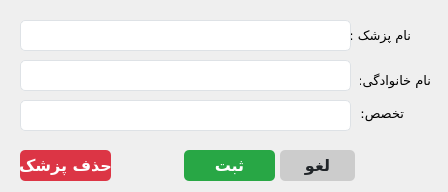
<?xml version="1.0" encoding="UTF-8"?>
<ui version="4.0">
 <class>addEditDeleteDoctor_form</class>
 <widget class="QWidget" name="addEditDeleteDoctor_form">
  <property name="enabled">
   <bool>true</bool>
  </property>
  <property name="geometry">
   <rect>
    <x>0</x>
    <y>0</y>
    <width>448</width>
    <height>192</height>
   </rect>
  </property>
  <property name="minimumSize">
   <size>
    <width>448</width>
    <height>192</height>
   </size>
  </property>
  <property name="maximumSize">
   <size>
    <width>448</width>
    <height>192</height>
   </size>
  </property>
  <property name="font">
   <font>
    <family>Vazirmatn</family>
    <pointsize>12</pointsize>
   </font>
  </property>
  <property name="windowTitle">
   <string> پزشک</string>
  </property>
  <widget class="QPushButton" name="cancel_btn">
   <property name="geometry">
    <rect>
     <x>280</x>
     <y>150</y>
     <width>75</width>
     <height>31</height>
    </rect>
   </property>
   <property name="font">
    <font>
     <family>Vazirmatn</family>
     <pointsize>12</pointsize>
     <weight>75</weight>
     <bold>true</bold>
     <underline>false</underline>
     <strikeout>false</strikeout>
    </font>
   </property>
   <property name="focusPolicy">
    <enum>Qt::StrongFocus</enum>
   </property>
   <property name="styleSheet">
    <string notr="true">QPushButton {
    background-color: #cccccc; /* Light grey */
    color: #212529; /* Dark text */
    border: none;
    border-radius: 5px; /* Rounded corners */
    text-align: center;
    text-decoration: none;
}

QPushButton:hover {
    background-color: #b3b3b3; /* Darker grey on hover */
}

QPushButton:pressed {
    background-color: #999999; /* Even darker grey on press */
}
</string>
   </property>
   <property name="text">
    <string>لغو</string>
   </property>
   <property name="checkable">
    <bool>false</bool>
   </property>
  </widget>
  <widget class="QLabel" name="label_6">
   <property name="geometry">
    <rect>
     <x>360</x>
     <y>70</y>
     <width>71</width>
     <height>20</height>
    </rect>
   </property>
   <property name="font">
    <font>
     <family>Vazirmatn Black</family>
     <pointsize>10</pointsize>
    </font>
   </property>
   <property name="text">
    <string>نام خانوادگی: </string>
   </property>
  </widget>
  <widget class="QLabel" name="label_5">
   <property name="geometry">
    <rect>
     <x>340</x>
     <y>20</y>
     <width>71</width>
     <height>31</height>
    </rect>
   </property>
   <property name="font">
    <font>
     <family>Vazirmatn Black</family>
     <pointsize>10</pointsize>
    </font>
   </property>
   <property name="text">
    <string>نام پزشک : </string>
   </property>
  </widget>
  <widget class="QLineEdit" name="firstName_txtbox">
   <property name="geometry">
    <rect>
     <x>20</x>
     <y>20</y>
     <width>331</width>
     <height>31</height>
    </rect>
   </property>
   <property name="font">
    <font>
     <family>Vazirmatn</family>
     <pointsize>11</pointsize>
    </font>
   </property>
   <property name="layoutDirection">
    <enum>Qt::RightToLeft</enum>
   </property>
   <property name="styleSheet">
    <string notr="true">/* Basic LineEdit styling */
QLineEdit {
    background-color: #ffffff; /* White background */
    border: 1px solid #dee2e6; /* Light grey border */
    border-radius: 5px; /* Rounded corners */
    color: #343a40; /* Dark grey text color */
    outline: none; /* Remove default outline */
}

/* Hover effect */
QLineEdit:hover {
    border: 1px solid #007bff; /* Blue border on hover */
}

/* Focus effect */
QLineEdit:focus {
    border: 1px solid #007bff; /* Blue border on focus */
}

/* Disabled state */
QLineEdit:disabled {
    background-color: #e9ecef; /* Light grey background when disabled */
    color: #6c757d; /* Grey text color when disabled */
}

</string>
   </property>
   <property name="locale">
    <locale language="Persian" country="Iran"/>
   </property>
   <property name="text">
    <string/>
   </property>
  </widget>
  <widget class="QLabel" name="label_8">
   <property name="geometry">
    <rect>
     <x>357</x>
     <y>103</y>
     <width>47</width>
     <height>21</height>
    </rect>
   </property>
   <property name="font">
    <font>
     <family>Vazirmatn Black</family>
     <pointsize>10</pointsize>
    </font>
   </property>
   <property name="text">
    <string>تخصص:</string>
   </property>
  </widget>
  <widget class="QLineEdit" name="lastName_txtbox">
   <property name="geometry">
    <rect>
     <x>20</x>
     <y>60</y>
     <width>331</width>
     <height>31</height>
    </rect>
   </property>
   <property name="font">
    <font>
     <family>Vazirmatn</family>
     <pointsize>11</pointsize>
    </font>
   </property>
   <property name="layoutDirection">
    <enum>Qt::RightToLeft</enum>
   </property>
   <property name="styleSheet">
    <string notr="true">/* Basic LineEdit styling */
QLineEdit {
    background-color: #ffffff; /* White background */
    border: 1px solid #dee2e6; /* Light grey border */
    border-radius: 5px; /* Rounded corners */
    color: #343a40; /* Dark grey text color */
    outline: none; /* Remove default outline */
}

/* Hover effect */
QLineEdit:hover {
    border: 1px solid #007bff; /* Blue border on hover */
}

/* Focus effect */
QLineEdit:focus {
    border: 1px solid #007bff; /* Blue border on focus */
}

/* Disabled state */
QLineEdit:disabled {
    background-color: #e9ecef; /* Light grey background when disabled */
    color: #6c757d; /* Grey text color when disabled */
}

</string>
   </property>
   <property name="locale">
    <locale language="Persian" country="Iran"/>
   </property>
  </widget>
  <widget class="QPushButton" name="save_btn">
   <property name="geometry">
    <rect>
     <x>184</x>
     <y>150</y>
     <width>91</width>
     <height>31</height>
    </rect>
   </property>
   <property name="font">
    <font>
     <family>Vazirmatn</family>
     <pointsize>12</pointsize>
     <weight>75</weight>
     <bold>true</bold>
     <underline>false</underline>
     <strikeout>false</strikeout>
    </font>
   </property>
   <property name="styleSheet">
    <string notr="true">QPushButton {
    background-color: #28a745; /* Bootstrap success green */
    color: white; /* White text */
    border: none;
    border-radius: 5px; /* Rounded corners */
    text-align: center;
    text-decoration: none;
}

QPushButton:hover {
    background-color: #218838; /* Darker green on hover */
}

QPushButton:pressed {
    background-color: #1e7e34; /* Even darker green on press */
}
</string>
   </property>
   <property name="text">
    <string>ثبت</string>
   </property>
  </widget>
  <widget class="QLineEdit" name="specialization_txtbox">
   <property name="geometry">
    <rect>
     <x>20</x>
     <y>100</y>
     <width>331</width>
     <height>31</height>
    </rect>
   </property>
   <property name="font">
    <font>
     <family>Vazirmatn</family>
     <pointsize>11</pointsize>
    </font>
   </property>
   <property name="layoutDirection">
    <enum>Qt::RightToLeft</enum>
   </property>
   <property name="styleSheet">
    <string notr="true">/* Basic LineEdit styling */
QLineEdit {
    background-color: #ffffff; /* White background */
    border: 1px solid #dee2e6; /* Light grey border */
    border-radius: 5px; /* Rounded corners */
    color: #343a40; /* Dark grey text color */
    outline: none; /* Remove default outline */
}

/* Hover effect */
QLineEdit:hover {
    border: 1px solid #007bff; /* Blue border on hover */
}

/* Focus effect */
QLineEdit:focus {
    border: 1px solid #007bff; /* Blue border on focus */
}

/* Disabled state */
QLineEdit:disabled {
    background-color: #e9ecef; /* Light grey background when disabled */
    color: #6c757d; /* Grey text color when disabled */
}

</string>
   </property>
   <property name="locale">
    <locale language="Persian" country="Iran"/>
   </property>
  </widget>
  <widget class="QPushButton" name="deleteDoctor_btn">
   <property name="enabled">
    <bool>true</bool>
   </property>
   <property name="geometry">
    <rect>
     <x>20</x>
     <y>150</y>
     <width>91</width>
     <height>31</height>
    </rect>
   </property>
   <property name="font">
    <font>
     <family>Vazirmatn</family>
     <pointsize>12</pointsize>
     <weight>75</weight>
     <bold>true</bold>
     <underline>false</underline>
     <strikeout>false</strikeout>
    </font>
   </property>
   <property name="layoutDirection">
    <enum>Qt::RightToLeft</enum>
   </property>
   <property name="styleSheet">
    <string notr="true">QPushButton{
    background-color: #dc3545; /* Bootstrap danger red */
    color: white; /* White text */
    border: none;
    border-radius: 5px; /* Rounded corners */
    text-align: center;
    text-decoration: none;
}

QPushButton:hover {
    background-color: #c82333; /* Darker red on hover */
}

QPushButton:pressed {
    background-color: #bd2130; /* Even darker red on press */
}
</string>
   </property>
   <property name="text">
    <string>حذف پزشک</string>
   </property>
  </widget>
 </widget>
 <resources/>
 <connections/>
</ui>
